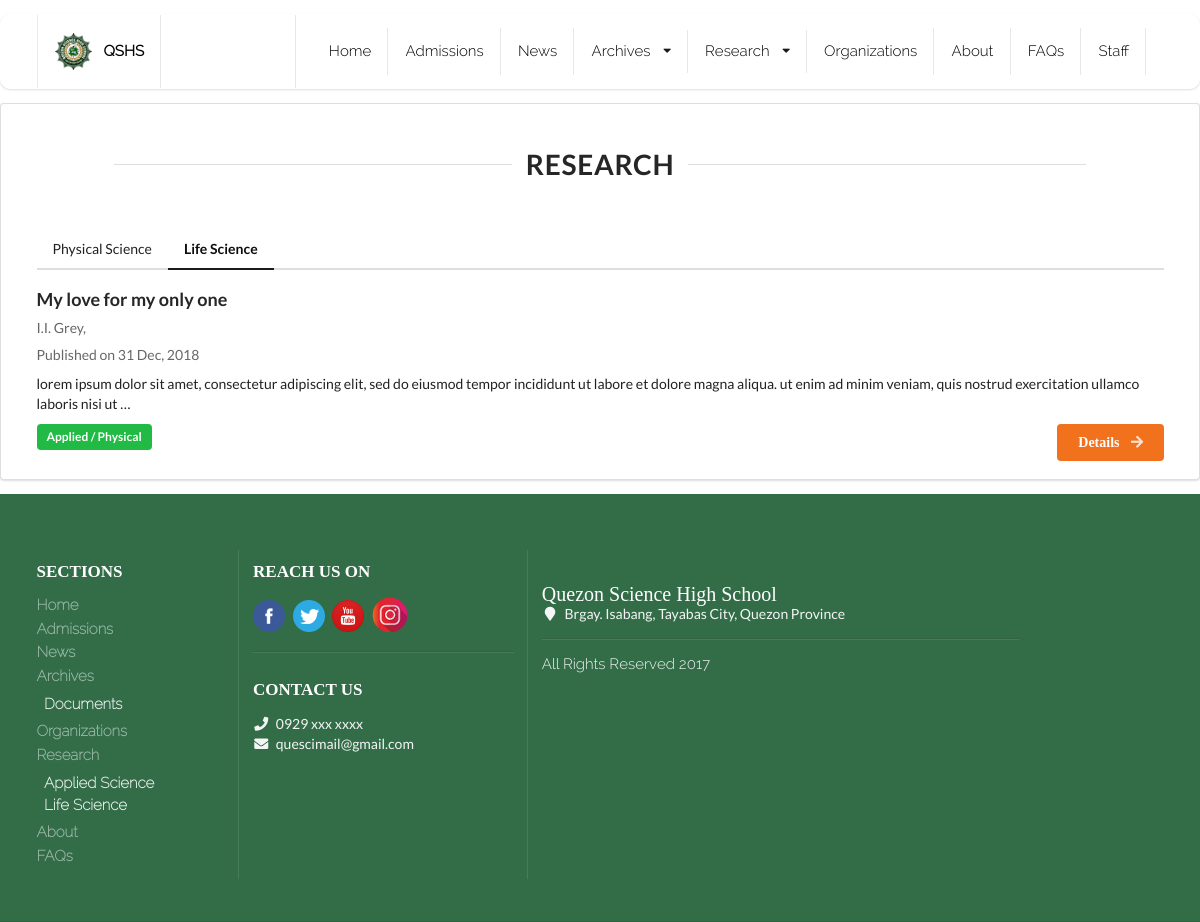
The page /life_science on the database its author committed.
### staff/models.py (models this page shows, shortened)
class ResearchPaper(models.Model):
    CATEGORY_CHOICES = (
        ("Applied", "Applied Science"),
        ("Life", "Life Science")
    )
    Applied = "Applied"
    Life = "Life"
    title = models.CharField(max_length=10000)
    abstract = models.CharField(max_length=10000)
    published_date = models.DateTimeField(default=timezone.now)
    file = models.FileField(upload_to="research_papers/" + str(title).lower(), validators=[FileExtensionValidator(['pdf'])],)
    category = models.CharField(choices=CATEGORY_CHOICES, max_length=50, default=None, blank=True, null=True)

class ResearchProponent(models.Model):
    research = models.ForeignKey(ResearchPaper, on_delete=models.CASCADE, related_name="proponents")
    first_name = models.CharField(max_length=100)
    middle_name = models.CharField(max_length=100)
    last_name = models.CharField(max_length=100)

### main/views.py (the view)
# urls.py: path('life_science', views.LifeListView.as_view(), name="life_science"),
class LifeListView(ListView):
    template_name = 'main/lifeScience.html'
    model = ResearchPaper
    context_object_name = "research_paper"
    def get_queryset(self):
        return ResearchPaper.objects.filter(category="Life").order_by('-published_date')

### templates/main/lifeScience.html (shortened to what this page needs)
{% extends 'base_2.html' %}
{% block main_content %}
	<div class="ui research segment">
	<center>
		<div class="text container">
			<div class="ui horizontal section divider" style="width:83%;"><h1>Research</h1></div>
		</div>
	</center>
	<br>
	<div class="ui container">
			<div class="ui secondary pointing menu">
				<a class="item" href="{% url 'main:applied_science' %}">Physical Science</a>
				<a class="active item" href="{% url 'main:life_science' %}">Life Science</a>
			</div>
				<div class="ui relaxed divided items">
          {% for paper in research_paper %}
					<div class="item">
						<div class="content">
							<a class="ui header" href="{% url 'main:life_science_detail' pk=paper.pk %}">{{ paper.title }}</a>
							<div class="meta">
								<p>
									{% for proponent in paper.proponents.all %}
		                {{ proponent.first_name|slice:"1"}}.{{ proponent.middle_name|slice:"1"}}. {{ proponent.last_name }},
		              {% empty %}
		                No Proponents
		              {% endfor %}
								</p>
								<p>Published on {{ paper.published_date|date:"d M, Y"}}</p>
							</div>
							<div class="description">
								{{ paper.abstract|truncatechars:200 }}
							</div>
							<div class="extra">
								<div class="ui label green">
									Applied / Physical
								</div>
								<a class="ui right floated orange button" href="{% url 'main:life_science_detail' pk=paper.pk %}">
                  Details
                  <i class="ui right arrow icon"></i>
								</a>
							</div>
						</div>
					</div>
					{% endfor %}
				</div>
	</div>
</div>
{% endblock %}

### static/css/index.css (style rules this page uses)
.ui.header { font-family: Code Bold; }
.ui.button { font-family: Code Bold; font-weight: bold; }

### rows shown on the page
ResearchPaper: title "My love for my only one", published_date "31 Dec, 2018", abstract "lorem ipsum dolor sit amet, consectetur adipiscing elit, sed do eiusmod tempor incididunt ut labore et dolore magna aliqua. ut enim ad minim veniam, quis nostrud exercitation ullamco laboris nisi ut …"
ResearchProponent: first_name "I", middle_name "I", last_name "Grey"
